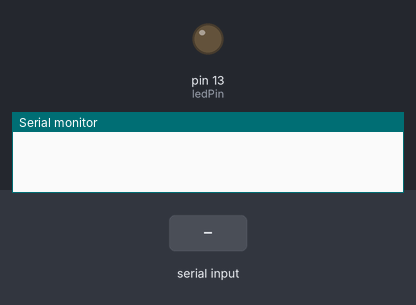
Simulated run of this sketch. Board: Arduino Uno, built with avr-gcc and run on an emulated ATmega328P. On the bench: output pins drawn as LEDs (lit = HIGH), the last lines printed to the serial monitor. The inputs (shaded band) are chosen by the test bench.

Above: at 1.2 s.
1.3 s: "1" received over Serial
At 2.5 s:
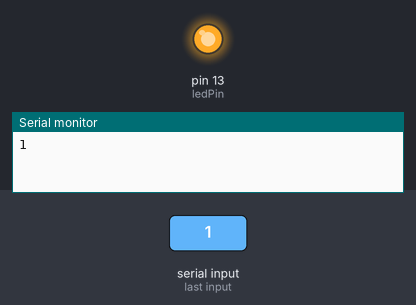
2.8 s: "2" received over Serial
At 3.7 s:
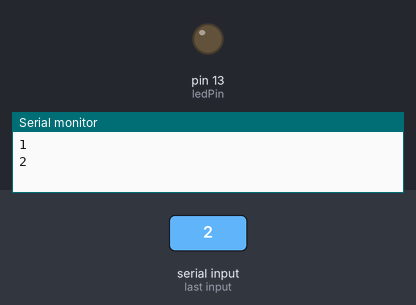
Timing chart, 0 to 5.8 s (numbered marks = the images above; inputs shaded):
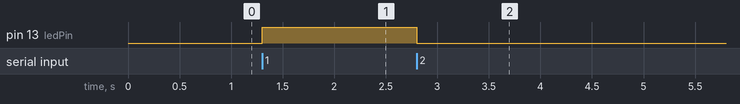

The sketch:

sketch_dec23a.ino
```cpp
int ledPin=13;

void setup() {
  // put your setup code here, to run once:
Serial.begin(9600);
pinMode(ledPin,OUTPUT);
}

void loop() {
  // put your main code here, to run repeatedly:
  char input;
  input=Serial.read();
if(input=='1'){
  digitalWrite(ledPin,HIGH);
  Serial.println(input);

  }else if(input=='2'){
    digitalWrite(ledPin,LOW);
    Serial.println(input);
    }

}
```

Measured:
- after the input at 1.3 s, pin 13 (ledPin): LOW → HIGH at once
- after the input at 2.8 s, pin 13 (ledPin): HIGH → LOW at once
